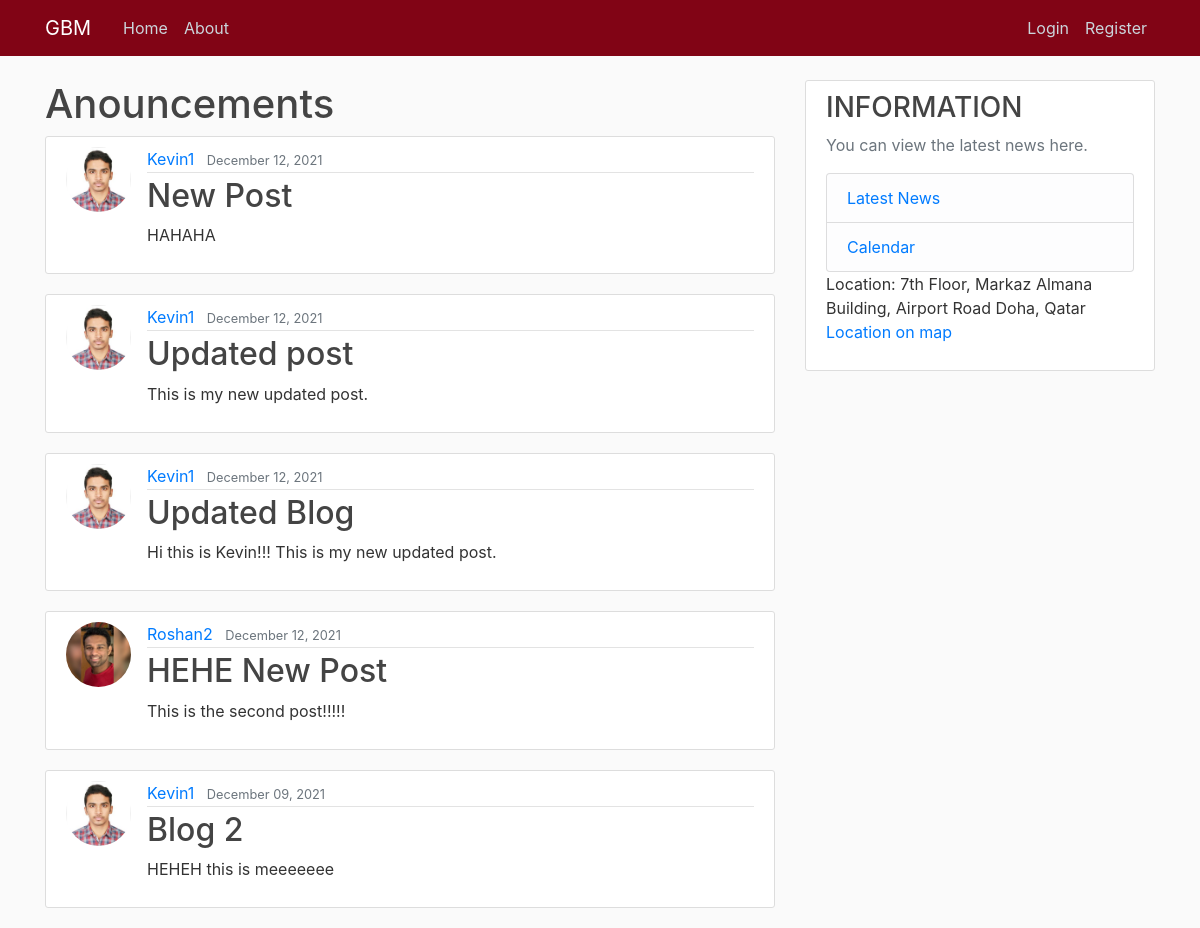
/, run on an earlier commit of the app's database.
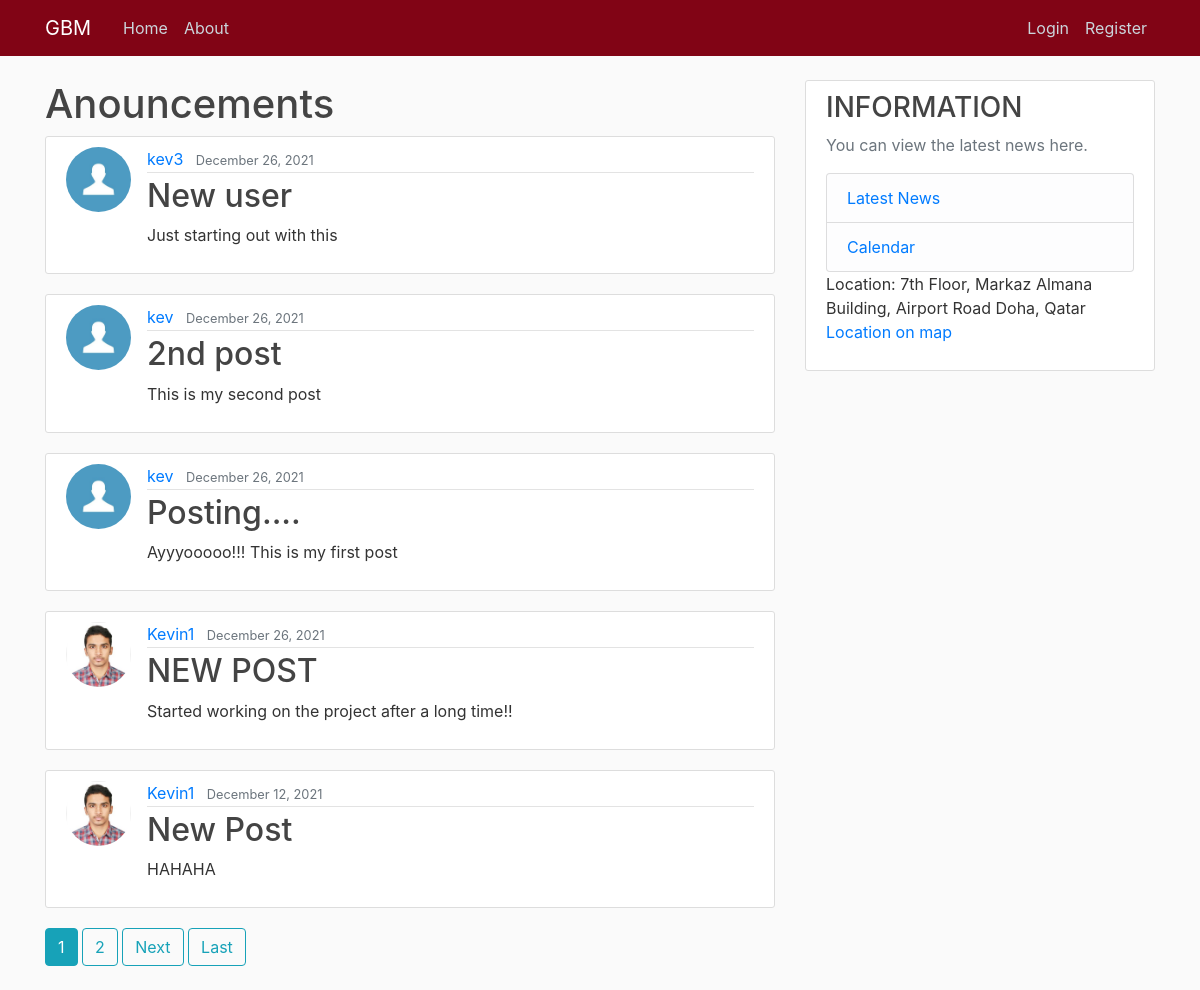
And on a later commit of the database.
### blog/models.py (models this page shows, shortened)
class Post(models.Model):
    title = models.CharField(max_length=50)
    content = models.TextField()
    date_posted = models.DateTimeField(default=timezone.now)
    author = models.ForeignKey(User, on_delete=models.CASCADE)

### users/models.py (models this page shows, shortened)
class Profile(models.Model):
    user = models.OneToOneField(User, on_delete=models.CASCADE)
    image = models.ImageField(default='default.jpg', upload_to='profile_pics')

### blog/views.py (the view)
# urls.py: path('', PostListView.as_view(), name='blog-home'),
class PostListView(ListView):
    model = Post
    template_name = 'blog/home.html'    #<app>/<model>_<viewtype>.html
    context_object_name = 'posts'
    ordering = ['-date_posted']
    paginate_by = 5

### blog/templates/blog/home.html (shortened to what this page needs)
{% extends "blog/base.html" %}
{% block content %}
    <h1>Anouncements</h1>
    {% for post in posts %}
        <article class="media content-section">
            <img class="rounded-circle article-img" src="{{post.author.profile.image.url}}" alt="">
            <div class="media-body">
                <div class="article-metadata">
                    <a class="mr-2" href="{% url 'user-posts' post.author.username %}">{{ post.author }}</a>
                    <small class="text-muted">{{ post.date_posted|date:'F d, Y' }}</small>
                </div>
                <h2><a class="article-title" href="{% url 'post-detail' post.id%}">{{ post.title }}</a></h2>
                <p class="article-content">{{ post.content }}</p>
            </div>
        </article>
    {% endfor %}
    {% if is_paginated %}
        {% for num in page_obj.paginator.page_range %}
            {% if page_obj.number == num %}
                <a class='btn btn-info mb-4' href="?page={{num}}">{{num}}</a>
            {% elif num > page_obj.number|add:'-3' and num < page_obj.number|add:'3' %}
                <a class='btn btn-outline-info mb-4' href="?page={{num}}">{{num}}</a>
            {% endif %}
        {% endfor %}
        {% if page_obj.has_next %}
            <a class="btn btn-outline-info mb-4" href="?page={{page_obj.next_page_number}}">Next</a>
            <a class="btn btn-outline-info mb-4" href="?page={{page_obj.paginator.num_pages}}">Last</a>
        {% endif %}
    {% endif %}
{% endblock content %}

What changed in the data, as far as the page shows it:
no longer on this page (row unchanged): Post: author.profile.image (picture), author "Kevin1", date_posted "December 12, 2021", title "Updated post", content "This is my new updated post."
no longer on this page (row unchanged): Post: author.profile.image (picture), author "Kevin1", date_posted "December 12, 2021", title "Updated Blog", content "Hi this is Kevin!!! This is my new updated post."
no longer on this page (row unchanged): Post: author.profile.image (picture), author "Roshan2", date_posted "December 12, 2021", title "HEHE New Post", content "This is the second post!!!!!"
no longer on this page (row unchanged): Post: author.profile.image (picture), author "Kevin1", date_posted "December 09, 2021", title "Blog 2", content "HEHEH this is meeeeeee"
added Post: author.profile.image (placeholder picture), author "kev3", date_posted "December 26, 2021", title "New user", content "Just starting out with this"
added Post: author.profile.image (placeholder picture), author "kev", date_posted "December 26, 2021", title "2nd post", content "This is my second post"
added Post: author.profile.image (placeholder picture), author "kev", date_posted "December 26, 2021", title "Posting....", content "Ayyyooooo!!! This is my first post"
added Post: author.profile.image (picture), author "Kevin1", date_posted "December 26, 2021", title "NEW POST", content "Started working on the project after a long time!!"
Also different on the page:
new list line: "1"
new list line: "2"
text now shown: "Next Last"
